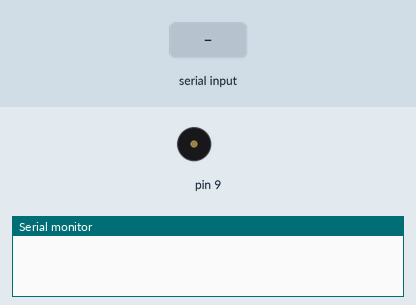
Bench run of a sketch on a simulated Arduino Uno, built with avr-gcc and run on an emulated ATmega328P. On the bench: buzzer (waves = sounding), the last lines printed to the serial monitor. The test bench sets the inputs (shaded band).

Above: at 1.2 s.
1.3 s: "a" received over Serial
At 2.5 s:
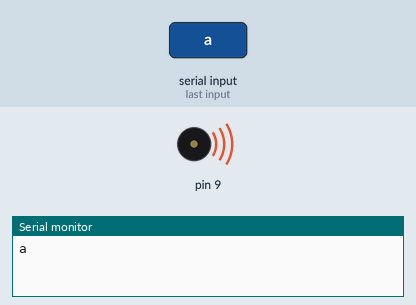
2.8 s: "b" received over Serial
At 3.8 s:
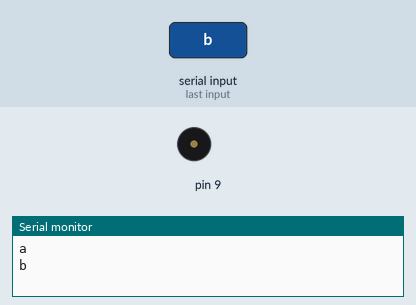
Timing chart, 0 to 5.8 s (numbered marks = the images above; inputs shaded):
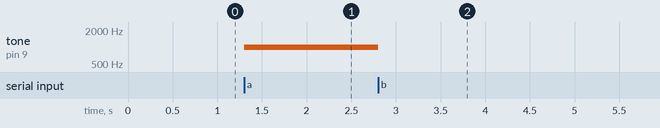

Measured:
- after the input at 1.3 s, tone on pin 9: silent → 1000 Hz at once
- after the input at 2.8 s, tone on pin 9: 1000 Hz → silent at once

The sketch:

Buzzer.ino
```cpp
char junk;
String inputString="";

void setup()                    // run once, when the sketch starts
{
 Serial.begin(9600);            // set the baud rate to 9600, same should be of your Serial Monitor
 pinMode(9, OUTPUT);
}

void loop()
{
  if(Serial.available()){
  while(Serial.available())
    {
      char inChar = (char)Serial.read(); //read the input
      inputString += inChar;        //make a string of the characters coming on serial
    }
    Serial.println(inputString);
    while (Serial.available() > 0)
    { junk = Serial.read() ; }      // clear the serial buffer
    if(inputString == "a"){         //in case of 'a' turn the Buzzer on
      tone(9, 1000, 10000000000000);
    }else if(inputString == "b"){   //incase of 'b' turn the Buzzer off
           noTone(9);
    }
    inputString = "";
  }
}
```
